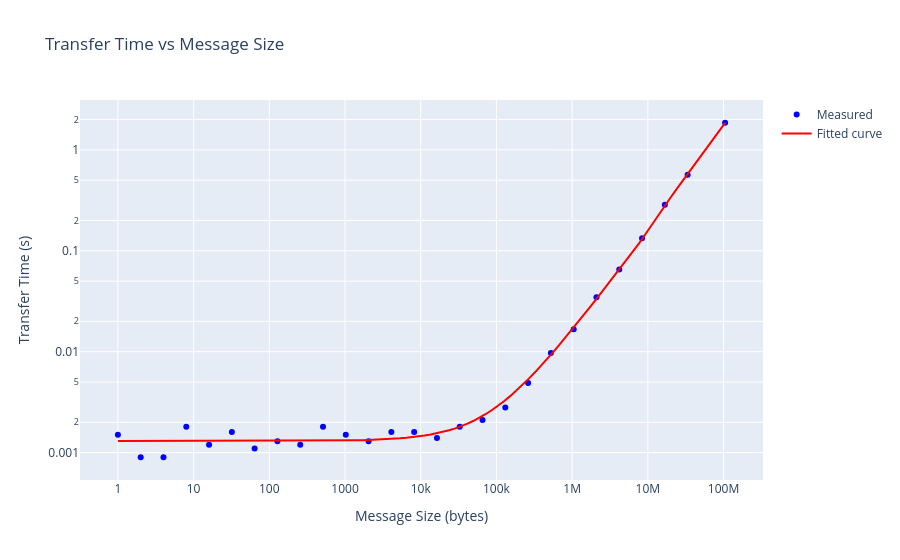

The notebook cell saved with this chart:
### Code cell
def train_model(df: pd.DataFrame):
    df_time = df[df["Metric"]=="Transfer time (s)"].copy()
    # Extract transfer time rows
    x = df_time["SizeBytes"].values
    y = df_time["Mean"].values

    # inits: α ~ 0.8ms, slopes ~ 1/(120 MB/s), knee ~ 64KB
    beta_init = 1.0 / (120e6)
    p0 = [8e-4, beta_init, beta_init, 64*1024]
    bounds = ([0.0, 0.0, 0.0, 1.0],
            [0.1, 1e-6, 1e-6, 64*1024*1024])

    params, _ = curve_fit(model_broken, x, y, p0=p0, bounds=bounds, maxfev=20000)

    (alpha, beta1, beta2, S0) = params

    print(f"Latency (alpha): {alpha:.6f} s")
    print(f"Bandwidth (large) ~ {1/beta2/1e6:.2f} MB/s")

    print(f"params: {params}")

    return params

def plot_transfer_time_vs_size(df: pd.DataFrame):
    df_time = df[df["Metric"]=="Transfer time (s)"].copy()
    # Extract transfer time rows
    x = df_time["SizeBytes"].values
    y = df_time["Mean"].values

    params = train_model(df)

    # Create interactive plot
    fig = go.Figure()

    # Scatter plot for measured data
    fig.add_trace(go.Scatter(
        x=x,
        y=y,
        mode='markers',
        name='Measured',
        marker=dict(color='blue')
    ))

    # Line plot for fitted curve
    x_fit = np.logspace(np.log10(min(x)), np.log10(max(x)), 100)
    y_fit = model_broken(x_fit, *params)
    fig.add_trace(go.Scatter(
        x=x_fit,
        y=y_fit,
        mode='lines',
        name='Fitted curve',
        line=dict(color='red')
    ))

    # Update layout
    fig.update_layout(
        title="Transfer Time vs Message Size",
        xaxis=dict(
            title="Message Size (bytes)",
            type="log"
        ),
        yaxis=dict(
            title="Transfer Time (s)",
            type="log"
        ),
        hovermode="closest"
    )

    fig.show()

plot_transfer_time_vs_size(df)

### Figure 1 — Plotly figure (JSON) as saved in the notebook; plotly's stock layout.template omitted (floating-point values rounded to 4 significant figures)
{"data": [{"marker": {"color": "blue"}, "mode": "markers", "name": "Measured", "type": "scatter", "x": [1.0, 2.0, 4.0, 8.0, 16.0, 32.0, 64.0, 128.0, 256.0, 512.0, 1024.0, 2048.0, 4096.0, 8192.0, 16380.0, 32770.0, 65540.0, 131100.0, 262100.0, 524300.0, 1049000.0, 2097000.0, 4194000.0, 8389000.0, 16780000.0, 33550000.0, 104900000.0], "y": [0.0015, 0.0009, 0.0009, 0.0018, 0.0012, 0.0016, 0.0011, 0.0013, 0.0012, 0.0018, 0.0015, 0.0013, 0.0016, 0.0016, 0.0014, 0.0018, 0.0021, 0.0028, 0.0049, 0.0097, 0.0167, 0.0347, 0.0651, 0.1331, 0.2863, 0.5675, 1.857]}, {"line": {"color": "red"}, "mode": "lines", "name": "Fitted curve", "type": "scatter", "x": [1.0, 1.205, 1.452, 1.75, 2.109, 2.541, 3.063, 3.691, 4.448, 5.36, 6.459, 7.784, 9.38, 11.3, 13.62, 16.42, 19.78, 23.84, 28.73, 34.62, 41.72, 50.27, 60.58, 73.01, 87.98, 106.0, 127.8, 154.0, 185.5, 223.6, 269.5, 324.7, 391.3, 471.6, 568.3, 684.8, 825.2, 994.5, 1198.0, 1444.0, 1740.0, 2097.0, 2527.0, 3046.0, 3670.0, 4423.0, 5330.0, 6423.0, 7741.0, 9328.0, 11240.0, 13550.0, 16320.0, 19670.0, 23710.0, 28570.0, 34430.0, 41490.0, 50000.0, 60250.0, 72610.0, 87500.0, 105400.0, 127100.0, 153100.0, 184500.0, 222400.0, 268000.0, 322900.0, 389100.0, 469000.0, 565100.0, 681000.0, 820700.0, 989000.0, 1192000.0, 1436000.0, 1731000.0, 2086000.0, 2513000.0, 3029000.0, 3650000.0, 4399000.0, 5301000.0, 6388000.0, 7698000.0, 9277000.0, 11180000.0, 13470000.0, 16230000.0, 19560000.0, 23580000.0, 28410000.0, 34240000.0, 41260000.0, 49720000.0, 59920000.0, 72210000.0, 87010000.0, 104900000.0], "y": [0.001303, 0.001303, 0.001303, 0.001303, 0.001303, 0.001303, 0.001303, 0.001303, 0.001303, 0.001303, 0.001303, 0.001303, 0.001303, 0.001303, 0.001303, 0.001304, 0.001304, 0.001304, 0.001304, 0.001304, 0.001304, 0.001304, 0.001304, 0.001304, 0.001305, 0.001305, 0.001305, 0.001306, 0.001306, 0.001307, 0.001307, 0.001308, 0.001309, 0.001311, 0.001312, 0.001314, 0.001316, 0.001319, 0.001322, 0.001325, 0.00133, 0.001335, 0.001342, 0.00135, 0.00136, 0.001371, 0.001385, 0.001402, 0.001422, 0.001446, 0.001476, 0.001511, 0.001553, 0.001605, 0.001666, 0.001741, 0.001831, 0.001939, 0.002069, 0.002226, 0.002416, 0.002644, 0.002919, 0.00325, 0.003649, 0.00413, 0.00471, 0.005409, 0.006251, 0.007266, 0.008488, 0.009962, 0.01174, 0.01388, 0.01646, 0.01956, 0.02331, 0.02782, 0.03326, 0.03981, 0.04771, 0.05723, 0.0687, 0.08252, 0.09917, 0.1192, 0.1458, 0.1798, 0.2208, 0.2702, 0.3297, 0.4014, 0.4878, 0.5919, 0.7174, 0.8686, 1.051, 1.27, 1.535, 1.854]}], "layout": {"hovermode": "closest", "title": {"text": "Transfer Time vs Message Size"}, "xaxis": {"title": {"text": "Message Size (bytes)"}, "type": "log"}, "yaxis": {"title": {"text": "Transfer Time (s)"}, "type": "log"}}}
